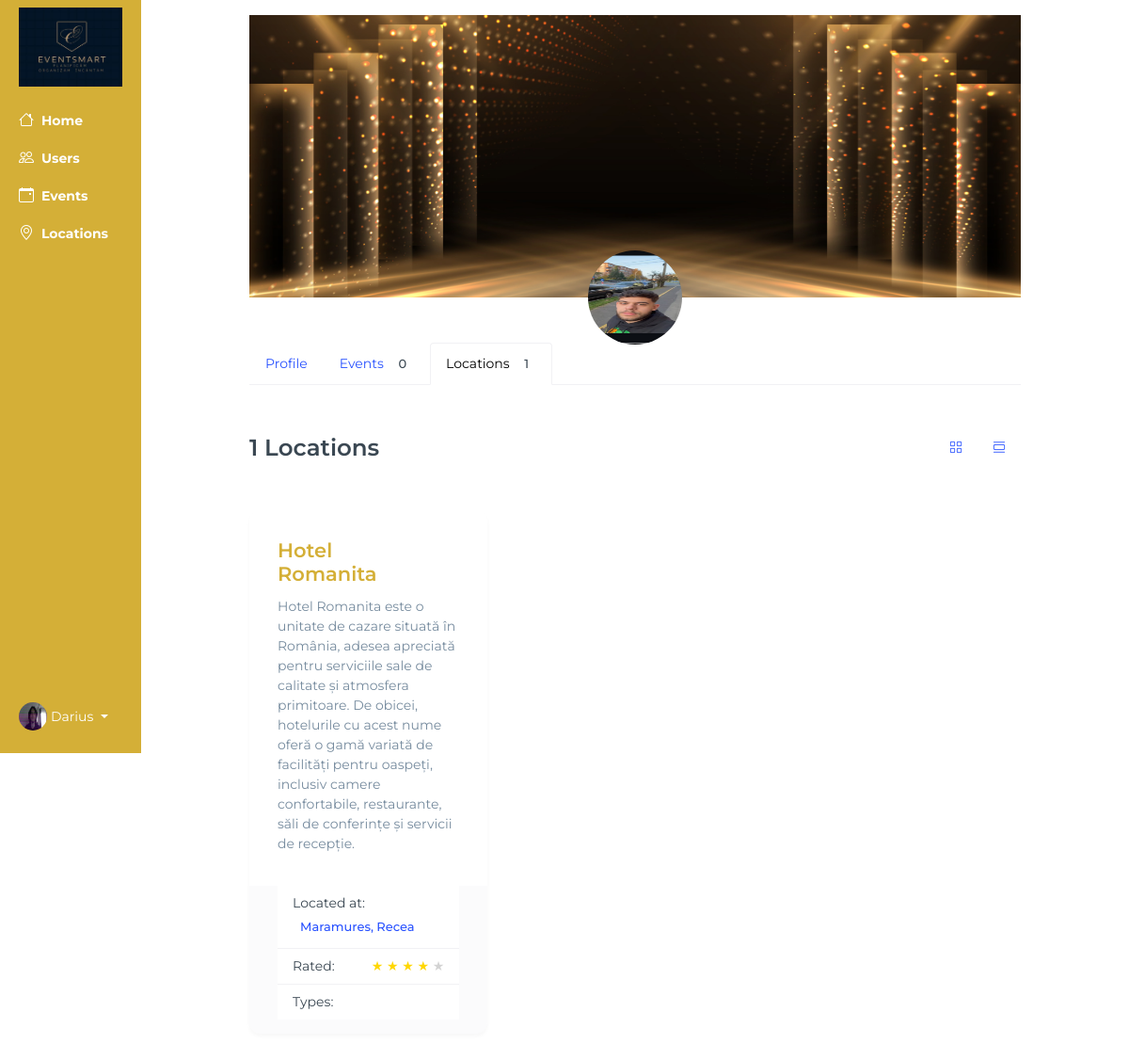
Page /view_user_locations/Romanita/ (signed in) on the earlier database version.
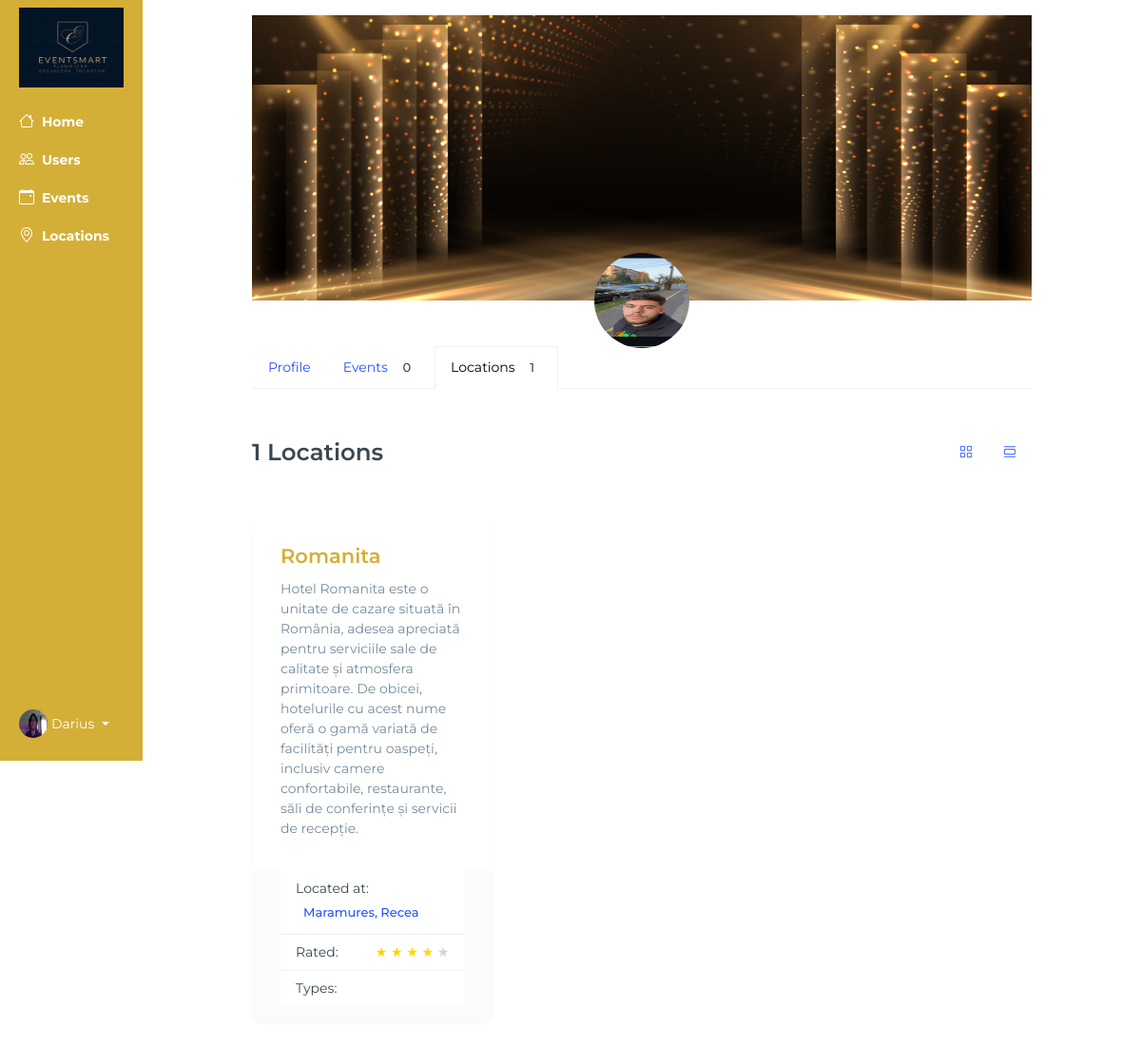
Same page on the later database version.
### base/models.py (models this page shows, shortened)
class Profile(models.Model):
    user = models.ForeignKey(User, on_delete=models.CASCADE, null=True, blank=True, default=get_default_user)
    username = models.CharField(max_length=150, unique=True)
    password = models.CharField(max_length=128)
    email = models.EmailField()
    description = models.TextField(null=True, blank=True)
    photo = models.ImageField(upload_to='profile_photos/', null=True, blank=True)
    approved = models.BooleanField(default=False)
    number = models.CharField(max_length=15,default="+(40) 748364823")
    age = models.IntegerField(default=20)
    first_name = models.CharField(null=True, blank=True,max_length=15)
    last_name = models.CharField(null=True, blank=True,max_length=15)
    location = models.CharField(null=True, blank=True,max_length=60)
    street = models.CharField(null=True, blank=True,max_length=100)
    zip_code = models.CharField(null=True, blank=True,max_length=10)
    facebook = models.CharField(null=True, blank=True,max_length=100)
    work_link = models.CharField(null=True, blank=True,max_length=100)
    google_link = models.CharField(null=True, blank=True,max_length=100)
    country = models.CharField(null=True, blank=True,max_length=100)
    created_at = models.DateTimeField(auto_now_add=True)
    USER_TYPE_CHOICES = (
        ('admin', 'Admin'),
        ('organizer', 'Organizer'),
        ('guest', 'Guest'),
        ('staff', 'Staff')
    )
    user_type = models.CharField(
        max_length=20,
        choices=USER_TYPE_CHOICES,
        default='guest'
    )

class Location(models.Model):
    owner = models.ForeignKey(User, on_delete=models.SET_NULL, null=True)
    name = models.CharField(max_length=100)
    description = models.TextField(null=True, blank=True)
    gallery = models.ImageField(upload_to='images/', null=True, blank=True)
    location = models.TextField(max_length=30)
    types = models.ManyToManyField(Type, blank=True)
    seats_numbers = models.IntegerField(null=True, blank=True)
    created_at = models.DateTimeField(auto_now_add=True)
    cost = models.DecimalField(max_digits=12, decimal_places=2,default=3000)
    number = models.CharField(max_length=20, default="+(40) 74 83 64 823")

### base/views.py (the view)
@login_required(login_url='/login')
def viewUserLocations(request, pk):
    if not request.user.is_superuser:
            return HttpResponse("Only admin can access this page.")
    user = User.objects.get(username=pk)
    locations = Location.objects.filter(owner=user)
    loc_count = locations.count()
    events = Event.objects.filter(organized_by=user)
    ev_count = events.count()
    print("Count:",loc_count)
    context = {
    'locations':locations,
    'user':user,
    'ev_count':ev_count,
    'loc_count':loc_count
    }
    return render(request, 'base/admin-user-locations.html', context)

### base/context_processors.py (called while the page is built)
def media_url(request):
    return {
        'MEDIA_URL': settings.MEDIA_URL
    }

### base/templates/base/admin-user-locations.html (shortened to what this page needs)
{% extends 'main.html' %}
{% block content %}
<div class="container-fluid">
    <div class="row flex-nowrap">
<div class="col-auto siderbar col-md-2 forevents px-sm-1 px-0" style="flex: 0 0 12.5%; max-width: 12.5%;">
                <div class="d-flex flex-column align-items-center align-items-sm-start px-3 pt-2 text-white min-vh-100">
                    <a href="{% url 'home-admin' %}" class="d-flex align-items-center pb-3 mb-md-0 me-md-auto text-white text-decoration-none">
                        <img class="navbar-brand" style="width:100%" src="{{ MEDIA_URL }}logos/logo.jpg" alt="EventEase Logo">
                    </a>
                <ul class="nav nav-pills flex-column text-white mb-sm-auto mb-0 align-items-center align-items-sm-start" id="menu">
                    <li class="nav-item">
                        <a href="{% url 'home-admin' %}" class="nav-link align-middle px-0 text-white">
                            <i class="fs-4 bi-house"></i>
                            <span class="ms-1 d-none d-sm-inline">Home</span>
                        </a>
                    </li>
                    <li>
                        <a href="{% url 'users' %}" class="nav-link px-0 align-middle text-white">
                            <i class="fs-4 bi-people"></i>
                            <span class="ms-1 d-none d-sm-inline">Users</span>
                        </a>
                    </li>
                    <li>
                        <a href="{% url 'admin-events' %}" class="nav-link px-0 align-middle text-white">
                            <i class="fs-4 bi-calendar-event"></i>
                            <span class="ms-1 d-none d-sm-inline">Events</span>
                        </a>
                    </li>
                    <li>
                        <a href="{% url 'admin-locations' %}" class="nav-link px-0 align-middle text-white">
                            <i class="fs-4 bi-geo-alt"></i>
                            <span class="ms-1 d-none d-sm-inline">Locations</span>
                        </a>
                    </li>
                </ul>
                <div class="dropdown pb-4">
                    <a href="#" class="d-flex align-items-center text-white text-decoration-none dropdown-toggle"
                        id="dropdownUser1" data-bs-toggle="dropdown" aria-expanded="false">
                        <img src="{{ request.user.profile_set.first.photo.url }}" alt="hugenerd" width="30" height="30"
                            class="rounded-circle">
                        <span class="d-none d-sm-inline mx-1">{{ request.user.username }}</span>
                    </a>
                </div>
            </div>
        </div>
        <div class="col py-3 events view">
            <div class="content container-fluid">
                <div class="row justify-content-lg-center">
                   <div class="col-lg-10">
                      <div class="profile-cover" style="position: relative;">
                        <div class="profile-cover-img-wrapper">
                            <img style="width: 100%; height: 300px; object-fit:cover;" class="logo" src="{{ MEDIA_URL }}logos/Login Picture.jpg" alt="EventEase Logo">
                        </div>
                    </div>
                    <div class="text-center mb-5" style="position: relative;">
                        <div class="avatar avatar-xxl avatar-circle profile-cover-avatar"
                             style="position: absolute; top: -50px; left: 50%; transform: translateX(-50%);">
                            <img class="avatar-img"
                                 style="width: 100px; height: 100px; border-radius: 50%;"
                                 src="{{ user.profile_set.first.photo.url }}"
                                 alt="Image Description">
                        </div>
                    </div>
                      <div class="js-nav-scroller hs-nav-scroller-horizontal mb-5">
                         <ul class="nav nav-tabs align-items-center">
                            <li class="nav-item">
                                <a class="nav-link " href="{% url 'view_user_admin' user.username %}">Profile</a>
                             </li>
                             <li class="nav-item">
                                <a class="nav-link " href="{% url 'view_user_events' user.username %}">Events <span class="badge bg-soft-dark text-dark rounded-circle ms-1">{{ev_count}}</span></a>
                             </li>
                            <li class="nav-item">
                               <a class="nav-link active" href="">Locations <span class="badge bg-soft-dark text-dark rounded-circle ms-1">{{ loc_count }}</span></a>
                            </li>
                         </ul>
                      </div>
                      <div class="row align-items-center mb-5">
                         <div class="col">
                            <h3 class="mb-0">{{ loc_count }} Locations</h3>
                         </div>
                         <div class="col-auto">
                            <ul class="nav nav-segment" id="profileTeamsTab" role="tablist">
                               <li class="nav-item" role="presentation">
                                  <a class="nav-link active" id="grid-tab" data-bs-toggle="tab" href="#grid" role="tab" aria-controls="grid" aria-selected="true" title="Column view">
                                  <i class="bi-grid"></i>
                                  </a>
                               </li>
                               <li class="nav-item" role="presentation">
                                  <a class="nav-link" id="list-tab" data-bs-toggle="tab" href="#list" role="tab" aria-controls="list" aria-selected="false" title="List view" tabindex="-1">
                                  <i class="bi-view-list"></i>
                                  </a>
                               </li>
                            </ul>
                         </div>
                      </div>
                      <div class="tab-content" id="profileTeamsTabContent">
                         <div class="tab-pane fade active show" id="grid" role="tabpanel" aria-labelledby="grid-tab">
                            <div class="row row-cols-1 row-cols-sm-2 row-cols-lg-3">
                               {% for location in locations %}
<div class="col mb-3 mb-lg-5">
                                  <div class="card h-100">
                                     <div class="card-body pb-0">
                                        <div class="row align-items-center mb-2">
                                           <div class="col-9">
                                              <h4 class="mb-1">
                                                 <a href="{% url 'admin-view-location' location.name %}"> {{ location.name }} </a>
                                              </h4>
                                           </div>
                                        </div>
                                        <p>{{ location.description }}</p>
                                     </div>
                                     <div class="card-footer border-0 pt-0">
                                        <div class="list-group list-group-flush list-group-no-gutters">
                                           <div class="list-group-item">
                                              <div class="row align-items-center">
                                                 <div class="col">
                                                    <span class="card-subtitle">Located at:</span>
                                                 </div>
                                                 <div class="col-auto">
                                                    <a class="badge bg-soft-primary text-primary p-2" href="#">{{ location.location }}</a>
                                                 </div>
                                              </div>
                                           </div>
                                           <div class="list-group-item">
                                              <div class="row align-items-center">
                                                 <div class="col">
                                                    <span class="card-subtitle">Rated:</span>
                                                 </div>
                                                 <div class="col-auto">
                                                    <div class="d-flex gap-1">
                                                      <span class="text-muted">
                                                         <span class="star filled">★</span>
                                                         <span class="star filled">★</span>
                                                         <span class="star filled">★</span>
                                                         <span class="star filled">★</span>
                                                         <span class="star empty">★</span>
                                                     </span>
                                                    </div>
                                                 </div>
                                              </div>
                                           </div>
                                           <div class="list-group-item">
                                              <div class="row align-items-center">
                                                 <div class="col">
                                                    <span class="card-subtitle">Types:</span>
                                                 </div>
                                              </div>
                                           </div>
                                        </div>
                                     </div>
                                  </div>
                               </div>
                               {% endfor %}
                            </div>
                         </div>
                      </div>
                   </div>
                </div>
             </div>
        </div>
    </div>
</div>
{% endblock content %}

### templates/main.html (shortened to what this page needs)
<!DOCTYPE html>
{% load static %}
<html lang="en">
<head>
    <link href="https://cdn.jsdelivr.net/npm/bootstrap-icons/font/bootstrap-icons.css" rel="stylesheet">
    <link rel="stylesheet" href="https://cdnjs.cloudflare.com/ajax/libs/noUiSlider/15.6.0/nouislider.min.css" />
    <link href="https://cdn.jsdelivr.net/npm/bootstrap@5.3.0-alpha3/dist/css/bootstrap.min.css" rel="stylesheet">
    <link rel="stylesheet" href="https://cdn.jsdelivr.net/npm/choices.js/public/assets/styles/choices.min.css">
    <link rel="stylesheet" href="https://cdn.jsdelivr.net/npm/flatpickr/dist/flatpickr.min.css">
    <link rel="stylesheet" href="https://cdn.jsdelivr.net/npm/flatpickr/dist/flatpickr.min.css">
    <link rel="stylesheet" href="https://cdn.jsdelivr.net/npm/apexcharts/dist/apexcharts.css">
    <link rel="stylesheet" href="https://unpkg.com/swiper/swiper-bundle.min.css">
    <link rel="stylesheet" href="https://cdn.jsdelivr.net/npm/bootstrap-icons@1.11.3/font/bootstrap-icons.min.css">
    <link rel="stylesheet" href="https://cdn.datatables.net/1.13.5/css/jquery.dataTables.min.css">
    <link href="https://cdn.jsdelivr.net/npm/bootstrap@5.3.0-alpha1/dist/css/bootstrap.min.css" rel="stylesheet">
    <link rel="stylesheet" type="text/css" href="{% static 'css/styles.css' %}">
    <link rel="stylesheet" type="text/css" href="{% static 'css/sidebar-admin.css' %}">
    <link rel="stylesheet" type="text/css" href="{% static 'css/admin-charts.css' %}">
    <link rel="stylesheet" type="text/css" href="{% static 'css/admin-locations.css' %}">
    <link rel="stylesheet" type="text/css" href="{% static 'css/admin-events.css' %}">
    <link rel="stylesheet" type="text/css" href="{% static 'css/update-users-admin.css' %}">
    <link rel="stylesheet" type="text/css" href="{% static 'css/admin-users.css' %}">
    <link rel="stylesheet" type="text/css" href="{% static 'css/personal_home.css' %}">
    <link href="https://cdn.jsdelivr.net/npm/tom-select@2.4.1/dist/css/tom-select.css" rel="stylesheet">
</head>
<body>
    {% block content %}
    {% endblock %}
</body>
</html>

### static/css/styles.css (style rules this page uses)
.card p { margin-bottom: 4px; font-size: 14px; }
body { font-family: Arial, sans-serif; background-color: #FAF9F6; margin: 0; }
a { color: #D4AF37; text-decoration: none; }
.task_manager span, a { margin-left: auto; }
:root { --primary-color: #2E8B57; --secondary-color: #D4AF37; --text-color: #002B5B; }

### static/css/sidebar-admin.css (style rules this page uses)
.col-auto.siderbar { background: #D4AF37 !important; }
#menu li { font-weight: bold !important; }
#menu li, .dropdown { transition: transform 0.5s ease; }
#dropdownUser1::after { transition:transform 0.2s ease; }

### static/css/admin-locations.css (style rules this page uses)
.col-auto.col-md-2.forevents { position:fixed; }
.col.py-3.events { margin-left: 12.5%; overflow-y: auto; max-width: 100%; }
.col.py-3.events { overflow:hidden; }
.nav-link { color:#D4AF37; }
.dropdown { position: relative; }
.star { color: lightgray; }
.star.filled { color: gold; }

Differences in the rows shown:
changed Location "Maramures, Recea": name "Hotel Romanita" → "Romanita"
